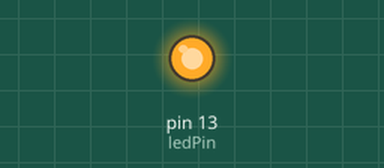
Simulated run of this sketch. Board: Arduino Uno, built with avr-gcc and run on an emulated ATmega328P. On the bench: output pins drawn as LEDs (lit = HIGH). What the sketch prints to the serial monitor is not drawn.

Above: at 1.97 s.
At 5.6 s:
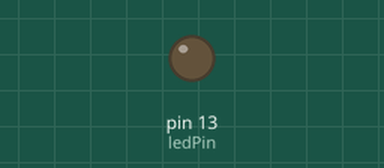
Timing chart, 0 to 15.6 s (numbered marks = the images above):
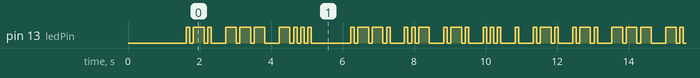

Measured:
- by itself, pin 13 (ledPin): moves between LOW and HIGH, repeating every 10.8 s
- by itself, everything shown: repeats every 10.8 s, in 54 steps

The sketch:

morseCode_v1.ino
```cpp
// Morse code from 0 (ASCII 48) through Z (ASCII 90)
//                            0     1     2     3     4     5     6.... 7     8     9     :;<=>?@A  B    C    D   E F    G   H    I  J    K   L    M  N  O   P    Q    R   S   T U   V    W   X    Y    Z
const char MorseAlphabet[] = "-----|.----|..---|...--|....-|.....|-....|--...|---..|----.||||||||.-|-...|-.-.|-..|.|..-.|--.|....|..|.---|-.-|.-..|--|-.|---|.--.|--.-|.-.|...|-|..-|...-|.--|-..-|-.--|--..";
const unsigned int baseUnitInMs = 100;
const unsigned int dotUnits = 1;
const unsigned int dashUnits = 3;
const unsigned int intraCharacterGap = 1;
const unsigned int interCharacterGap = 3;
const unsigned int interWordGap = 7;
const unsigned int countOfChars = 42;
int idxCharInMorse[countOfChars];
int ledPin =13;

void setup()
{
  pinMode(ledPin, OUTPUT);
  Serial.begin(9600);
  idxCharInMorse[0] = 0;
  Serial.print("Found character '");Serial.print(char(48));Serial.print("' at position ");Serial.println(0);
  int currentIdx = 1;
  for(int iMorseAlphabet = 0;iMorseAlphabet < sizeof(MorseAlphabet)-1;iMorseAlphabet++)
  {
    if(MorseAlphabet[iMorseAlphabet] == '|')
    {
      Serial.print("Found character '");Serial.print(char(currentIdx+48));Serial.print("' at position ");Serial.println(iMorseAlphabet+1);
      idxCharInMorse[currentIdx] = iMorseAlphabet + 1;
      currentIdx++;
    }
  }

}

void loop()
{
  char message[] = "ROB PURSER";
  Serial.print("sending: ");Serial.print(message);Serial.print(". length:");Serial.println(sizeof(message)-1);
  for(int iMessage = 0;iMessage < sizeof(message)-1;iMessage++)
  {
    if(message[iMessage] == ' ')
    {
      delay(baseUnitInMs * interWordGap);
      continue;
    }
    Serial.print("Letter: ");Serial.println(char(message[iMessage]));
    int currentPos = idxCharInMorse[message[iMessage] - 48];
    Serial.print("Index into Morse: ");Serial.println(currentPos);
    while(MorseAlphabet[currentPos] != '|')
    {
      digitalWrite(ledPin, HIGH);   // turn the LED on (HIGH is the voltage level)
      switch(MorseAlphabet[currentPos])
      {
        case '.':
          Serial.print(".");
          delay(baseUnitInMs * dotUnits);               // 1 units
          break;
        case '-':
          Serial.print("-");
          delay(baseUnitInMs * dashUnits);               // 3 units
        break;
      }
      currentPos++;
      digitalWrite(ledPin, LOW);    // turn the LED off by making the voltage LOW
      delay(baseUnitInMs * intraCharacterGap);               // 1 units
    }
    Serial.println();
    delay(baseUnitInMs * interCharacterGap);               // 3 units
  }

//  for(unsigned iMorseMessage = 0;iMorseMessage < sizeof(morseMessage);iMorseMessage++)
//  {
//    Serial.print("Loop ");Serial.println(iMorseMessage);
//    digitalWrite(ledPin, HIGH);   // turn the LED on (HIGH is the voltage level)
//    switch(morseMessage[iMorseMessage])
//    {
//      case '.':
//        Serial.println(".");
//        delay(baseUnitInMs * dotUnits);               // 1 units
//        break;
//      case '-':
//        Serial.println("-");
//        delay(baseUnitInMs * dashUnits);               // 3 units
//      break;
//    }
//    digitalWrite(ledPin, LOW);    // turn the LED off by making the voltage LOW
//    delay(baseUnitInMs * intraCharacterGap);               // 1 units
//  }
}
```
